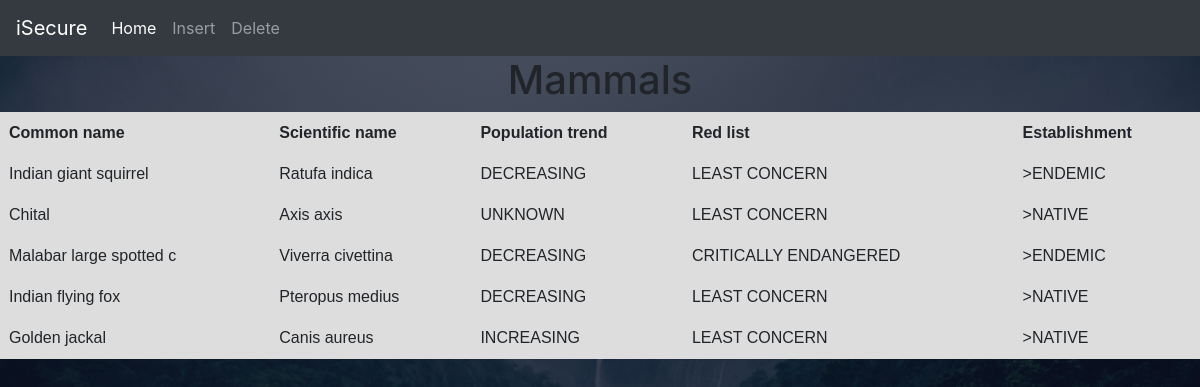
/displaymam.php, run on the app's committed database.
### tables this page shows
CREATE TABLE `mammal` (
  `name` varchar(23) NOT NULL,
  `scientific_name` varchar(23) NOT NULL,
  `population_trend` varchar(23) NOT NULL,
  `red_list` varchar(23) NOT NULL,
  `establishment` varchar(23) NOT NULL
);

### displaymam.php (the view, shortened to what this page needs)
<!DOCTYPE html>
<html>
    <head>
    <?php include 'links.php'; ?>
    <link rel="stylesheet" href="table.css">
        <link rel="stylesheet" href="https://stackpath.bootstrapcdn.com/bootstrap/4.4.1/css/bootstrap.min.css">
    </head>
    <body>
    <nav class="navbar navbar-expand-lg navbar-dark bg-dark">
  <a class="navbar-brand" href="/forest">iSecure</a>
  <div class="collapse navbar-collapse" id="navbarSupportedContent">
    <ul class="navbar-nav mr-auto">
      <li class="nav-item active">
        <a class="nav-link" href="/forest/firstp.php">Home <span class="sr-only">(current)</span></a>
      </li>
      <li class="nav-item">
        <a class="nav-link" href="/forest/insertmam.php">Insert</a>
      </li>
      <li class="nav-item">
        <a class="nav-link" href="/forest/deletemam.php">Delete</a>
      </li>
  </div>
</nav><div = class="main-div">
<h1 class="text-center">Mammals</h1>
            <div class ="center-div">
                <div class = "table-responsive">
                    <table>
                        <thead>
                            <tr>
                                <th> Common name</th>
                                <th> Scientific name </th>
                                <th> Population trend </th>
                                <th> Red list </th>
                                <th> Establishment </th>
                            </tr>
                        </thead>
                        <tbody>
                        <?php
                        include 'connection.php';
                        $selectquery = " select * from mammal";
                        $query = mysqli_query($conn, $selectquery);
                        while($res = mysqli_fetch_array($query)){
                        ?>
                        <tr>
                        <td><?php echo $res['name']; ?></td>
                        <td><?php echo $res['scientific_name']; ?> </td>
                        <td><?php echo $res['population_trend']; ?></td>
                        <td><?php echo $res['red_list']; ?> </td>
                        <td>><?php echo $res['establishment']; ?> </td>
                        </tr>
                        <?php
                        }
                        ?>
                        </tbody>
                    </table>
                </div>
            </div>
        </div>
    </body>
</html>

### table.css (style rules this page uses)
table { font-family: Arial, sans-serif; border-collapse: collapse; width: 100%; border: 1px solid #ddd; }
th, td { border-right: 1px solid #ddd; border-bottom: 1px solid #ddd; padding: 8px; text-align: left; }
th,td { border-left: 1px solid #ddd; border-top: 1px solid #ddd; background-color: #ddd;background-color: #ddd; }
body { min-height: 100vh; width: 100%; background-image: linear-gradient(rgba(4, 9, 30, 0.7), rgba(4, 9, 30, 0.7)), url(figure.jpg); background-position: center; background-size: cover; position: relative; }

### data on the page
mammal: name "Indian giant squirrel", scientific_name "Ratufa indica", population_trend "DECREASING", red_list "LEAST CONCERN", establishment "ENDEMIC"
mammal: name "Chital", scientific_name "Axis axis", population_trend "UNKNOWN", red_list "LEAST CONCERN", establishment "NATIVE"
mammal: name "Malabar large spotted c", scientific_name "Viverra civettina", population_trend "DECREASING", red_list "CRITICALLY ENDANGERED", establishment "ENDEMIC"
mammal: name "Indian flying fox", scientific_name "Pteropus medius", population_trend "DECREASING", red_list "LEAST CONCERN", establishment "NATIVE"
mammal: name "Golden jackal", scientific_name "Canis aureus", population_trend "INCREASING", red_list "LEAST CONCERN", establishment "NATIVE"
